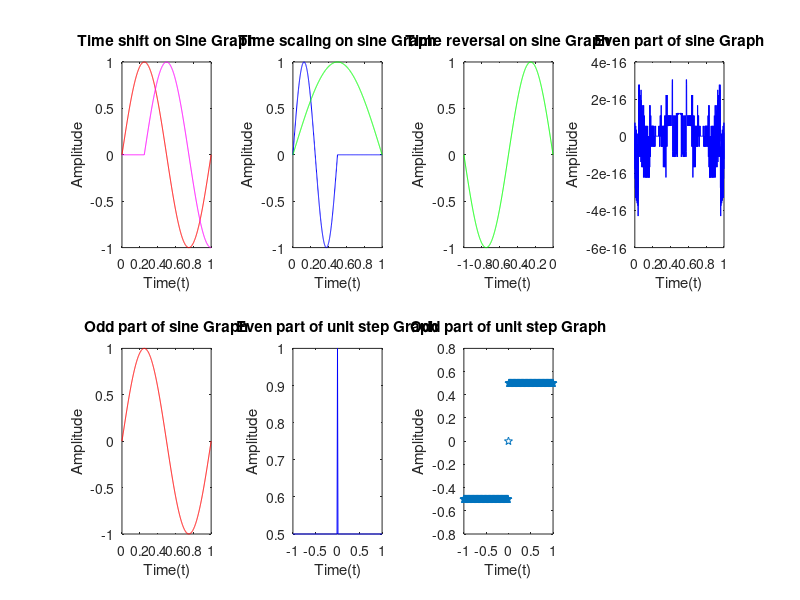

MATLAB code to generate this figure:
%Defining variables
A = 1;
f = 1;
T = 1/f;
t = 0:0.001*T:T;
T1 = 0.25;

t2 = -1:0.01:1;


%Defining vector
y = A*sin(2*pi*f*t);
y_shifted = interp1(t,y,t-T1,'linear',0);
y_compress = interp1(t,y,2*t,'linear',0);
y_expand = interp1(t,y,0.5*t,'linear',0);
y_flip = fliplr(y);
t_flip = -fliplr(t);

y_even = 0.5*(y+y_flip);
y_odd = 0.5*(y-y_flip);

% unit step
U1 = (t2>=0);
u_flip = fliplr(U1);
u_even = 0.5*(U1 + u_flip);
u_odd = 0.5*(U1 - u_flip);

subplot(2,4,1);
plot(t,y,'r');
hold on;
plot(t,y_shifted,'m');
hold off;
title("Time shift on Sine Graph");
xlabel("Time(t)");
ylabel("Amplitude");


subplot(2,4,2);
plot(t,y_compress,'b');
hold on;
plot(t,y_expand,'g');
hold off;
title("Time scaling on sine Graph");
xlabel("Time(t)");
ylabel("Amplitude");

subplot(2,4,3);
plot(t_flip,y_flip,'g');
title("Time reversal on sine Graph");
xlabel("Time(t)");
ylabel("Amplitude");

subplot(2,4,4);
plot(t,y_even,'b');
title("Even part of sine Graph");
xlabel("Time(t)");
ylabel("Amplitude");

subplot(2,4,5);
plot(t,y_odd,'r');
title("Odd part of sine Graph");
xlabel("Time(t)");
ylabel("Amplitude");

subplot(2,4,6);
plot(t2,u_even,'b');
title("Even part of unit step Graph");
xlabel("Time(t)");
ylabel("Amplitude");

subplot(2,4,7);
plot(t2,u_odd,'p');
title("Odd part of unit step Graph");
xlabel("Time(t)");
ylabel("Amplitude");
